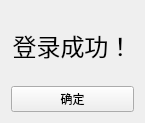
<?xml version="1.0" encoding="UTF-8"?>
<ui version="4.0">
 <class>LoginTips</class>
 <widget class="QWidget" name="LoginTips">
  <property name="geometry">
   <rect>
    <x>0</x>
    <y>0</y>
    <width>145</width>
    <height>123</height>
   </rect>
  </property>
  <property name="windowTitle">
   <string>LoginTips</string>
  </property>
  <layout class="QVBoxLayout" name="verticalLayout_2">
   <item>
    <layout class="QVBoxLayout" name="verticalLayout">
     <item>
      <widget class="QLabel" name="label">
       <property name="font">
        <font>
         <pointsize>18</pointsize>
        </font>
       </property>
       <property name="text">
        <string>登录成功！</string>
       </property>
       <property name="alignment">
        <set>Qt::AlignCenter</set>
       </property>
      </widget>
     </item>
     <item>
      <layout class="QHBoxLayout" name="horizontalLayout">
       <item>
        <widget class="QPushButton" name="pushButton">
         <property name="text">
          <string>确定</string>
         </property>
        </widget>
       </item>
      </layout>
     </item>
    </layout>
   </item>
  </layout>
 </widget>
 <resources/>
 <connections/>
</ui>
